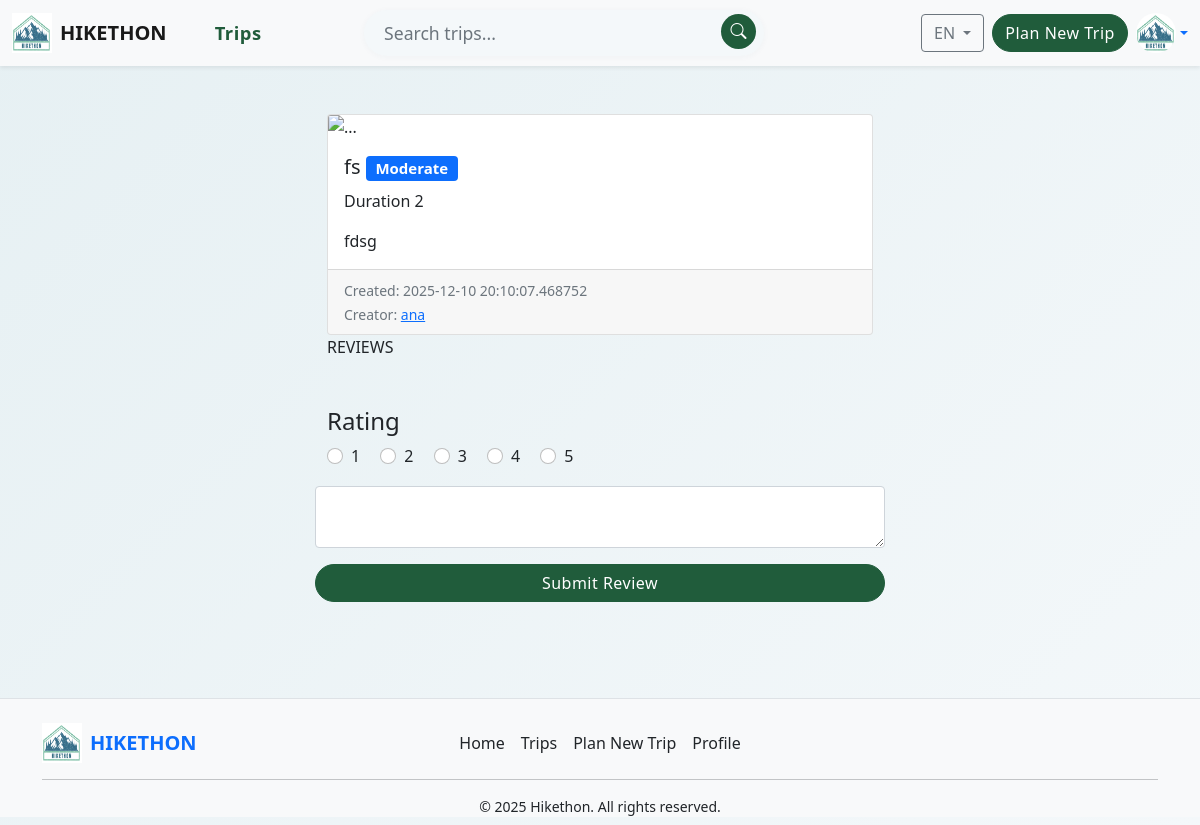
Screenshot of /trip/5 (signed in) with the database file from the repository.
### models.py (models this page shows, shortened)
class BaseModel:
    def create(self):
        db.session.add(self)
        db.session.commit()

class Trip(db.Model, BaseModel):
    __tablename__ = "trips"
    id = db.Column(db.Integer, primary_key=True)
    name = db.Column(db.String(100), nullable=False)
    date_created = db.Column(db.DateTime, default=datetime.utcnow())
    duration = db.Column(db.Integer, nullable=False)
    difficulty = db.Column(db.String(20), nullable=False)
    description = db.Column(db.Text, nullable=False)
    creator_id = db.Column(db.Integer, db.ForeignKey('users.id'))
    trip_img = db.Column(db.String(100), nullable=False)
    user = db.relationship("User", backref="trips")

class User(db.Model, BaseModel, UserMixin):
    __tablename__ = "users"
    id = db.Column(db.Integer(), primary_key=True)
    name = db.Column(db.String(), nullable=False)
    surname = db.Column(db.String(), nullable=False)
    username = db.Column(db.String(), unique=True, nullable=False)
    email = db.Column(db.String(), unique=True, nullable=False)
    password = db.Column(db.String(), nullable=False)
    role = db.Column(db.String(), nullable=False)
    date_joined = db.Column(db.DateTime, default=datetime.now())

### routes.py (the view, shortened to what this page needs)
@app.route("/trip/<int:trip_id>", methods=["GET", "POST"])
@login_required
def trip(trip_id):
    trip = Trip.query.get_or_404(trip_id)
    trip_creator = User.query.filter_by(id=trip.creator_id).first()
    review_form = ReviewForm()
    request_form = TripRequestForm()
    user_is_creator = trip.creator_id == current_user.id
    reviews = Review.query.filter_by(trip_id=trip.id).all()
    return render_template(
        "trip_detail.html",
        trip=trip,
        trip_creator=trip_creator,
        reviews=reviews,
        review_form=review_form,
        request_form=request_form,
        user_is_creator=user_is_creator
    )

### forms.py
class ReviewForm(FlaskForm):
    rating = RadioField("Rating", choices=[(str(i), str(i)) for i in range(1, 6)], validators=[DataRequired()])
    comment = TextAreaField("Comment", validators=[length(max=500)])
    submit = SubmitField("Submit Review")

class TripRequestForm(FlaskForm):
    submit = SubmitField("Request to Join")

### models.py (called while the page is built)
@login_manager.user_loader
def load_user(user_id):
    return User.query.get(user_id)

### templates/trip_detail.html (shortened to what this page needs)
{% extends 'components/base.html' %}
{% block content %}
<div class="container my-5">
    <div class="row justify-content-center row-cols-1 row-cols-md-2 g-4">
        <div class="col-md-12 col-lg-6">
            <div class="card">
                <img src="/static/images/{{ trip.trip_img }}" class="card-img-top" alt="...">
                <div class="card-body">
                    <h5 class="card-title">{{ trip.name }}
                        {% if trip.difficulty == "easy" %}
                        <span class="badge bg-success">Easy</span>
                        {% elif trip.difficulty == "moderate" %}
                        <span class="badge bg-primary">Moderate</span>
                        {% elif trip.difficulty == "hard" %}
                        <span class="badge bg-danger">Hard</span>
                        {% else %}
                        <span class="badge bg-dark">Extreme</span>
                        {% endif %}
                    </h5>
                    <p class="card-text">Duration {{ trip.duration }}</p>
                    <p class="card-text">{{ trip.description }}</p>
                </div>
                <div class="card-footer">
                    <small class="text-muted">Created: {{ trip.date_created }}</small><br>
                    <small class="text-muted">Creator:
                        <a href="/profile/{{ trip_creator.id }}">{{ trip_creator.username }}</a>
                    </small>
                </div>
            </div>
            <p>REVIEWS</p>
            <form method="post" class="mt-5">
                <h4>{{ review_form.rating.label }}</h4>
                <div class="row">
                    <div class="col">
                        <div class="form-check-inline">
                            {% for option in review_form.rating %}
                            <div class="form-check form-check-inline">
                                {{ option.label(class="form-check-label") }}
                                {{ option(class="form-check-input") }}
                            </div>
                            {% endfor %}
                        </div>
                        <div class="row mt-3">
                            {{ review_form.comment(class="form-control") }}
                        </div>
                        <div class="row mt-3">
                            {{ review_form.submit(class="btn btn-success") }}
                        </div>
                    </div>
                </div>
            </form>
        </div>
    </div>
</div>
{% endblock %}

### static/style.css (style rules this page uses)
input[type='radio'] { list-style-type: none; }
.custom-body { min-height: 100vh; display: flex; flex-direction: column; background: linear-gradient(135deg, #e6f0f3 0%, #f4f8fa 100%); }
:root { --hikethon-green: #205c3b; --hikethon-green-dark: #163b16; --hikethon-blue: #2a4d69; --hikethon-blue-dark: #19324a; }
.btn-success, .btn-outline-success { border-radius: 2rem !important; font-weight: 500; letter-spacing: 0.5px; font-size: 1rem; }
.btn-success { background: var(--hikethon-green); border-color: var(--hikethon-green); }

### rows the page displays
Trip: name "fs", duration "2", description "fdsg", date_created "2025-12-10 20:10:07.468752"
User: username "ana"

### other values shown
{{ review_form.rating.label }} "Rating"
{{ option.label(class="form-check-label") }} "1" "2" "3" "4" "5"
